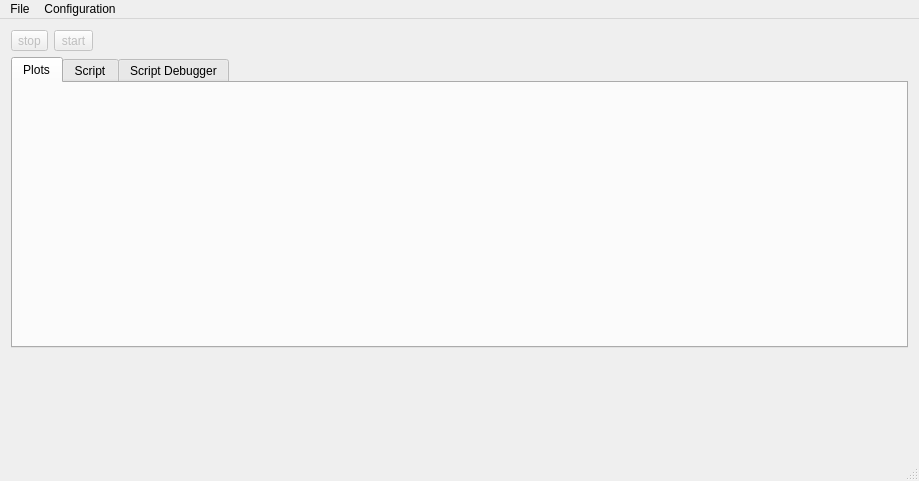
<?xml version="1.0" encoding="UTF-8"?>
<ui version="4.0">
 <class>MainWindow</class>
 <widget class="QMainWindow" name="MainWindow">
  <property name="geometry">
   <rect>
    <x>0</x>
    <y>0</y>
    <width>919</width>
    <height>481</height>
   </rect>
  </property>
  <property name="sizePolicy">
   <sizepolicy hsizetype="Preferred" vsizetype="Preferred">
    <horstretch>0</horstretch>
    <verstretch>0</verstretch>
   </sizepolicy>
  </property>
  <property name="windowTitle">
   <string>MainWindow</string>
  </property>
  <widget class="QWidget" name="centralWidget">
   <property name="sizePolicy">
    <sizepolicy hsizetype="Ignored" vsizetype="Ignored">
     <horstretch>0</horstretch>
     <verstretch>0</verstretch>
    </sizepolicy>
   </property>
   <layout class="QGridLayout" name="gridLayout">
    <item row="2" column="0">
     <layout class="QVBoxLayout" name="mainVertLayout">
      <property name="topMargin">
       <number>0</number>
      </property>
      <item>
       <layout class="QHBoxLayout" name="horizontalLayout_2">
        <property name="topMargin">
         <number>0</number>
        </property>
        <item>
         <widget class="QToolButton" name="BtnStop">
          <property name="enabled">
           <bool>false</bool>
          </property>
          <property name="text">
           <string>stop</string>
          </property>
         </widget>
        </item>
        <item>
         <widget class="QToolButton" name="BtnStart">
          <property name="enabled">
           <bool>false</bool>
          </property>
          <property name="text">
           <string>start</string>
          </property>
         </widget>
        </item>
        <item>
         <spacer name="horizontalSpacer">
          <property name="orientation">
           <enum>Qt::Horizontal</enum>
          </property>
          <property name="sizeHint" stdset="0">
           <size>
            <width>40</width>
            <height>20</height>
           </size>
          </property>
         </spacer>
        </item>
       </layout>
      </item>
      <item>
       <widget class="QTabWidget" name="tabWidget">
        <property name="currentIndex">
         <number>0</number>
        </property>
        <widget class="QWidget" name="tabPlot">
         <attribute name="title">
          <string>Plots</string>
         </attribute>
         <layout class="QGridLayout" name="gridLayout_2">
          <item row="0" column="0">
           <layout class="QVBoxLayout" name="verticalLayout">
            <property name="sizeConstraint">
             <enum>QLayout::SetNoConstraint</enum>
            </property>
            <item>
             <layout class="QHBoxLayout" name="hbox">
              <property name="sizeConstraint">
               <enum>QLayout::SetDefaultConstraint</enum>
              </property>
              <item>
               <spacer name="verticalSpacer_2">
                <property name="orientation">
                 <enum>Qt::Vertical</enum>
                </property>
                <property name="sizeHint" stdset="0">
                 <size>
                  <width>20</width>
                  <height>40</height>
                 </size>
                </property>
               </spacer>
              </item>
             </layout>
            </item>
           </layout>
          </item>
         </layout>
        </widget>
        <widget class="QWidget" name="tabScript">
         <attribute name="title">
          <string>Script</string>
         </attribute>
         <layout class="QGridLayout" name="gridLayout_4">
          <item row="0" column="0">
           <layout class="QHBoxLayout" name="ScriptLayout"/>
          </item>
         </layout>
        </widget>
        <widget class="QWidget" name="tabDebug">
         <attribute name="title">
          <string>Script Debugger</string>
         </attribute>
         <layout class="QGridLayout" name="gridLayout_3">
          <item row="0" column="0">
           <layout class="QHBoxLayout" name="horizontalLayout">
            <item>
             <layout class="QVBoxLayout" name="code_vertLayout">
              <property name="leftMargin">
               <number>10</number>
              </property>
             </layout>
            </item>
            <item>
             <layout class="QHBoxLayout" name="code_horizLayout"/>
            </item>
           </layout>
          </item>
         </layout>
        </widget>
       </widget>
      </item>
      <item>
       <layout class="QHBoxLayout" name="debugoutLayout">
        <property name="topMargin">
         <number>0</number>
        </property>
        <property name="rightMargin">
         <number>0</number>
        </property>
        <item>
         <spacer name="debugoutspcer">
          <property name="orientation">
           <enum>Qt::Vertical</enum>
          </property>
          <property name="sizeType">
           <enum>QSizePolicy::Maximum</enum>
          </property>
          <property name="sizeHint" stdset="0">
           <size>
            <width>20</width>
            <height>100</height>
           </size>
          </property>
         </spacer>
        </item>
       </layout>
      </item>
     </layout>
    </item>
   </layout>
  </widget>
  <widget class="QMenuBar" name="menuBar">
   <property name="geometry">
    <rect>
     <x>0</x>
     <y>0</y>
     <width>919</width>
     <height>23</height>
    </rect>
   </property>
   <widget class="QMenu" name="menuFile">
    <property name="title">
     <string>File</string>
    </property>
    <addaction name="actionOpen"/>
    <addaction name="actionClose"/>
   </widget>
   <widget class="QMenu" name="menuConfiguration">
    <property name="title">
     <string>Configuration</string>
    </property>
    <addaction name="actionTempctrler"/>
    <addaction name="actionSensors"/>
    <addaction name="actionConfigSpectrometer"/>
   </widget>
   <addaction name="menuFile"/>
   <addaction name="menuConfiguration"/>
  </widget>
  <widget class="QStatusBar" name="statusBar"/>
  <action name="actionTempctrler">
   <property name="text">
    <string>Temperaturecontroller</string>
   </property>
  </action>
  <action name="actionSensors">
   <property name="text">
    <string>Motion controll sensors</string>
   </property>
  </action>
  <action name="actionClose">
   <property name="text">
    <string>Close</string>
   </property>
  </action>
  <action name="actionHjkjhkj">
   <property name="text">
    <string>hjkjhkj</string>
   </property>
  </action>
  <action name="actionConfigSpectrometer">
   <property name="text">
    <string>Spectrometer</string>
   </property>
  </action>
  <action name="actionOpen">
   <property name="text">
    <string>Open Script</string>
   </property>
  </action>
 </widget>
 <layoutdefault spacing="6" margin="11"/>
 <resources/>
 <connections/>
</ui>
